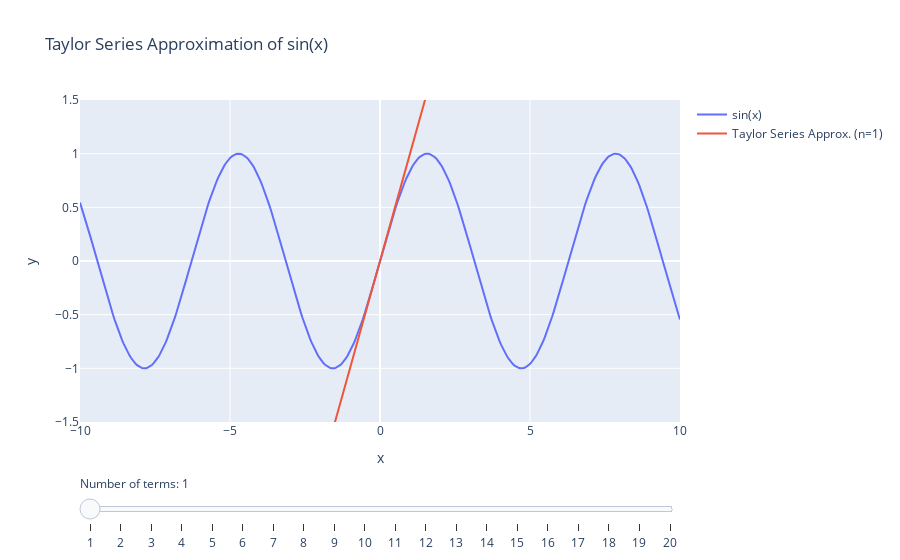

The code cell stored with this chart in its notebook:
### Markdown cell above
There are many, many, *many* other things you can do. I expect you'll see a number of these applications in future notebooks. Matplotlib also has a large number of examples that I recommend looking through, some of which are listed below:

- Histogram: https://matplotlib.org/stable/gallery/lines_bars_and_markers/filled_step.html
- Contour plot: https://matplotlib.org/stable/gallery/images_contours_and_fields/contourf_demo.html
- 3D plot: https://matplotlib.org/stable/gallery/mplot3d/2dcollections3d.html#sphx-glr-gallery-mplot3d-2dcollections3d-py

These resources are all found at https://matplotlib.org/stable/gallery/index.html, along with an incredible number of existing examples. Incidentally, Pablo has had great luck using ChatGPT to generate plotting code, so you might try that as well. And, of course - ask around!

## Interactive Plots

The last thing I'll touch on briefly is interactive plots, using plotly. You'll see this example again when we discuss Taylor series' (so if you don't understand something, don't worry about it), but it's a nice introduction to what plotly can do:

### Code cell
#Imports
import plotly.graph_objects as go
from plotly.subplots import make_subplots

def taylor_series_sin(x, n_terms):
    """
    Calculate the Taylor series approximation of sin(x) up to n_terms terms.
    """
    approximation = np.zeros_like(x)
    for n in range(n_terms):
        coefficient = ((-1)**n) / np.math.factorial(2*n + 1)
        term = coefficient * (x**(2*n + 1))
        approximation += term
    return approximation

# Define the x values
x = np.linspace(-10, 10, 400)
# Calculate the true values of sin(x)
y_true = np.sin(x)

# Create the initial figure
fig = make_subplots(rows=1, cols=1)

# Add the true sin(x) function
fig.add_trace(go.Scatter(x=x, y=y_true, mode='lines', name='sin(x)'))

# Add initial Taylor series approximation with n_terms = 1
y_approx = taylor_series_sin(x, 1)
taylor_trace = go.Scatter(x=x, y=y_approx, mode='lines', name=f'Taylor Series Approx. (n=1)')
fig.add_trace(taylor_trace)

# Update function for sliders
steps = []
for n in range(1, 21):
    y_approx = taylor_series_sin(x, n)
    step = dict(
        method='update',
        args=[{'y': [y_true, y_approx]},
              {'title': f'Taylor Series Approximation of sin(x) with {n} terms'}],
        label=f'{n}'
    )
    steps.append(step)

# The slider takes in a list of values - one for each point on the slider
sliders = [dict(
    active=0,
    currentvalue={"prefix": "Number of terms: "},
    pad={"t": 50},
    steps=steps
)]

# Fix the x and y axes ranges
fig.update_layout(
    title='Taylor Series Approximation of sin(x)',
    xaxis=dict(title='x', range=[-10, 10]),
    yaxis=dict(title='y', range=[-1.5, 1.5]),
    sliders=sliders
)

fig.show()

### Figure 1 — Plotly figure (JSON) as saved in the notebook; plotly's stock layout.template omitted (floating-point values rounded to 4 significant figures; data arrays with more than 128 entries replaced by an {"elided": "..."} marker saying what was removed)
{"data": [{"mode": "lines", "name": "sin(x)", "type": "scatter", "x": {"elided": "400 float values"}, "y": {"elided": "400 float values"}}, {"mode": "lines", "name": "Taylor Series Approx. (n=1)", "type": "scatter", "x": {"elided": "400 float values"}, "y": {"elided": "400 float values"}}], "layout": {"sliders": [{"active": 0, "currentvalue": {"prefix": "Number of terms: "}, "pad": {"t": 50}, "steps": [{"args": [{"y": {"elided": "2x400 float values"}}, {"title": "Taylor Series Approximation of sin(x) with 1 terms"}], "label": "1", "method": "update"}, {"args": [{"y": {"elided": "2x400 float values"}}, {"title": "Taylor Series Approximation of sin(x) with 2 terms"}], "label": "2", "method": "update"}, {"args": [{"y": {"elided": "2x400 float values"}}, {"title": "Taylor Series Approximation of sin(x) with 3 terms"}], "label": "3", "method": "update"}, {"args": [{"y": {"elided": "2x400 float values"}}, {"title": "Taylor Series Approximation of sin(x) with 4 terms"}], "label": "4", "method": "update"}, {"args": [{"y": {"elided": "2x400 float values"}}, {"title": "Taylor Series Approximation of sin(x) with 5 terms"}], "label": "5", "method": "update"}, {"args": [{"y": {"elided": "2x400 float values"}}, {"title": "Taylor Series Approximation of sin(x) with 6 terms"}], "label": "6", "method": "update"}, {"args": [{"y": {"elided": "2x400 float values"}}, {"title": "Taylor Series Approximation of sin(x) with 7 terms"}], "label": "7", "method": "update"}, {"args": [{"y": {"elided": "2x400 float values"}}, {"title": "Taylor Series Approximation of sin(x) with 8 terms"}], "label": "8", "method": "update"}, {"args": [{"y": {"elided": "2x400 float values"}}, {"title": "Taylor Series Approximation of sin(x) with 9 terms"}], "label": "9", "method": "update"}, {"args": [{"y": {"elided": "2x400 float values"}}, {"title": "Taylor Series Approximation of sin(x) with 10 terms"}], "label": "10", "method": "update"}, {"args": [{"y": {"elided": "2x400 float values"}}, {"title": "Taylor Series Approximation of sin(x) with 11 terms"}], "label": "11", "method": "update"}, {"args": [{"y": {"elided": "2x400 float values"}}, {"title": "Taylor Series Approximation of sin(x) with 12 terms"}], "label": "12", "method": "update"}, {"args": [{"y": {"elided": "2x400 float values"}}, {"title": "Taylor Series Approximation of sin(x) with 13 terms"}], "label": "13", "method": "update"}, {"args": [{"y": {"elided": "2x400 float values"}}, {"title": "Taylor Series Approximation of sin(x) with 14 terms"}], "label": "14", "method": "update"}, {"args": [{"y": {"elided": "2x400 float values"}}, {"title": "Taylor Series Approximation of sin(x) with 15 terms"}], "label": "15", "method": "update"}, {"args": [{"y": {"elided": "2x400 float values"}}, {"title": "Taylor Series Approximation of sin(x) with 16 terms"}], "label": "16", "method": "update"}, {"args": [{"y": {"elided": "2x400 float values"}}, {"title": "Taylor Series Approximation of sin(x) with 17 terms"}], "label": "17", "method": "update"}, {"args": [{"y": {"elided": "2x400 float values"}}, {"title": "Taylor Series Approximation of sin(x) with 18 terms"}], "label": "18", "method": "update"}, {"args": [{"y": {"elided": "2x400 float values"}}, {"title": "Taylor Series Approximation of sin(x) with 19 terms"}], "label": "19", "method": "update"}, {"args": [{"y": {"elided": "2x400 float values"}}, {"title": "Taylor Series Approximation of sin(x) with 20 terms"}], "label": "20", "method": "update"}]}], "title": {"text": "Taylor Series Approximation of sin(x)"}, "xaxis": {"anchor": "y", "domain": [0, 1], "range": [-10, 10], "title": {"text": "x"}}, "yaxis": {"anchor": "x", "domain": [0, 1], "range": [-1.5, 1.5], "title": {"text": "y"}}}}
